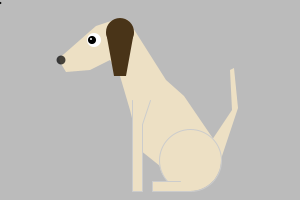
Frame 1 (no input)
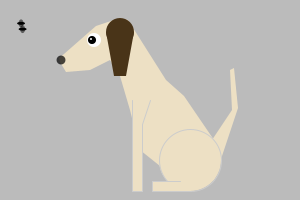
Frame 60 (the mouse pressed at the canvas centre just before this capture)
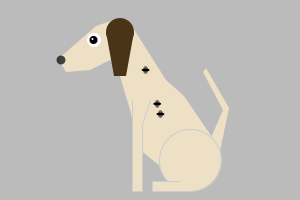
Frame 120 (the mouse held since frame 60 and released just before this capture)

The Processing sketch that drew these frames (run headless with seeded random() and noise(); from frame 60 on, the mouse is pressed at the canvas centre):

// Processing sketch: processing_96158
// ── processing_96158.pde

//variables
int x; //center of canvas
int y; //center of canvas
int eyeSize=14; //(12)

int dx; //fly
int dy; //fly

void setup() {
  size(300, 200); //(200,200)
  smooth();
  x=width/2; //setting the variables after size has been declared
  y=height/2; //setting the variables after size has been declared
}

void draw() {
  background(#bbbbbb);
  //background(mouseX*0.2);
  //stroke(#bbbbbb);
  noStroke();
  fill(#EDE0C4); //brown body fill

  beginShape(); //snout
  vertex(x-40, y-40); //under chin //(60,60)
  vertex(x-60, y-30); //(40,70)
  vertex(x-84, y-28); //(16,72)
  vertex(x-90, y-38); //(10,68)
  vertex(x-91, y-42); //(9,58)
  vertex(x-86, y-46); //(14,54)
  vertex(x-54, y-74); //(46,26)
  vertex(x-30, y-82); //tangent to ear //(70,18)
  vertex(x-22, y-80); //tangent to ear //(78,20)

  vertex(x+16, y-20); //back //(116,80)
  vertex(x+34, y-4); //(134,96)
  vertex(x+64, y+40); //matches start of tail //(164,140)
  vertex(x+64, y+80); //(164,180)

  vertex(x+40, y+90); //rump //(140,190)
  vertex(x-10, y+50); //(90,150)
  vertex(x-20, y+10); //(80,110)
  vertex(x-30, y-24); //(70,76)
  endShape(CLOSE);

  //noStroke(); //nose has no stroke
  fill(0, 0, 0, 180); //black nose, slightly transparent

  ellipse(x-89, y-40, 9, 9); //nose //(11,60,9,9)

  fill(#EDE0C4); //return brown body fill for tail
  //stroke(#bbbbbb); //return stroke




  //if the mouse is pressed and the mouse is in the right-hand third,
  //make the tail move right

  if (mousePressed==true&&mouseX>width/2) {
    beginShape(); //tail RIGHT
    vertex(x+62, y+40); //matches back //(164,140)
    vertex(x+82, y+10); //(182,110)
    vertex(x+98, y-30); //(180,70)
    vertex(x+103, y-32); //(184,68)
    vertex(x+88, y+8); //(188,108)
    vertex(x+64, y+80); //(164,180)
    endShape();
  } 
  else if (mousePressed==true&&mouseX<=width/2) {
    beginShape(); //tail LEFT
    vertex(x+60, y+40); //matches back //(164,140)
    vertex(x+73, y+10); //(182,110)
    vertex(x+53, y-28); //(180,70)
    vertex(x+56, y-32); //(184,68)
    vertex(x+79, y+8); //(188,108)
    vertex(x+64, y+80); //(164,180)
    endShape();
  }
  else {
    beginShape(); //tail
    vertex(x+62, y+40); //matches back //(164,140)
    vertex(x+82, y+10); //(182,110)
    vertex(x+80, y-30); //(180,70)
    vertex(x+84, y-32); //(184,68)
    vertex(x+88, y+8); //(188,108)
    vertex(x+64, y+80); //(164,180)
    endShape();
  }


  fill(#493418); //set ear to a brown fill
  noStroke();

  ellipse(x-30, y-68, 28, 28); //ear top //(70,32,28,28)

  beginShape(); //ear bottom
  vertex(x-44, y-68); //(56,32)
  vertex(x-36, y-24); //(64,76)
  vertex(x-24, y-24); //(76,76)
  vertex(x-16, y-68); //(84,32)
  endShape();

  fill(#ffffff);
  ellipse(x-56, y-60, eyeSize, eyeSize); //eyeball (44,40,12,12)
  fill(#000000);
  float offsetIris = map(mouseX, 0, width, -1, 2);
  ellipse(x-57+offsetIris, y-60, eyeSize*0.583, eyeSize*0.583); //iris (43,40,7,7)
  //ellipse(x-57, y-60, eyeSize*0.583, eyeSize*0.583); //iris (43,40,7,7)
  fill(#ffffff);

  float offset = map(mouseX, 0, width, -1, 2);
  ellipse(x-58+offset, y-61, eyeSize/6, eyeSize/6); //glint (42,39,2,2)
  //ellipse(x-58, y-61, eyeSize/6, eyeSize/6); //glint (42,39,2,2)
  fill(#EDE0C4); //set body back to a light-brown fill
  stroke(#cccccc); //return stroke, a bit darker (foreground elements)

  ellipse(x+40, y+60, 62, 62); //rump (140,160,62,62)

  beginShape(); //back leg
  vertex(x+40, y+91); //(140,191)
  vertex(x+2, y+91); //(102,191)
  vertex(x+2, y+81); //(102,181)
  vertex(x+30, y+81); //(130,181)
  endShape();

  beginShape(); //front leg
  vertex(x-18, y); //(82,100)
  vertex(x-18, y+91); //(82,191)
  vertex(x-8, y+91); //(92,191)
  vertex(x-8, y+24); //(92,124)
  vertex(x, y); //(100,100)
  endShape();

  for (int i=0; i<3; i++) {
    drawFly(random(-30, 30), random(-30, 30), random(0.0001, 0.95), 0, 0);
  }
}


void drawFly (float ttranslateX, float ttranslateY, float teasing, int tx, int ty) {
  pushMatrix();
  translate(ttranslateX, ttranslateY);
  float targetX = mouseX;
  dx+= (targetX-dx)*teasing;
  float targetY = mouseY;
  dy+= (targetY-dy)*teasing;
  fill(0);
  noStroke();
  ellipse(dx, dy, 8, 3); // fly body
  fill(0, 130);
  ellipse(dx, dy, 5, 8); //fly wings
  popMatrix();
}
